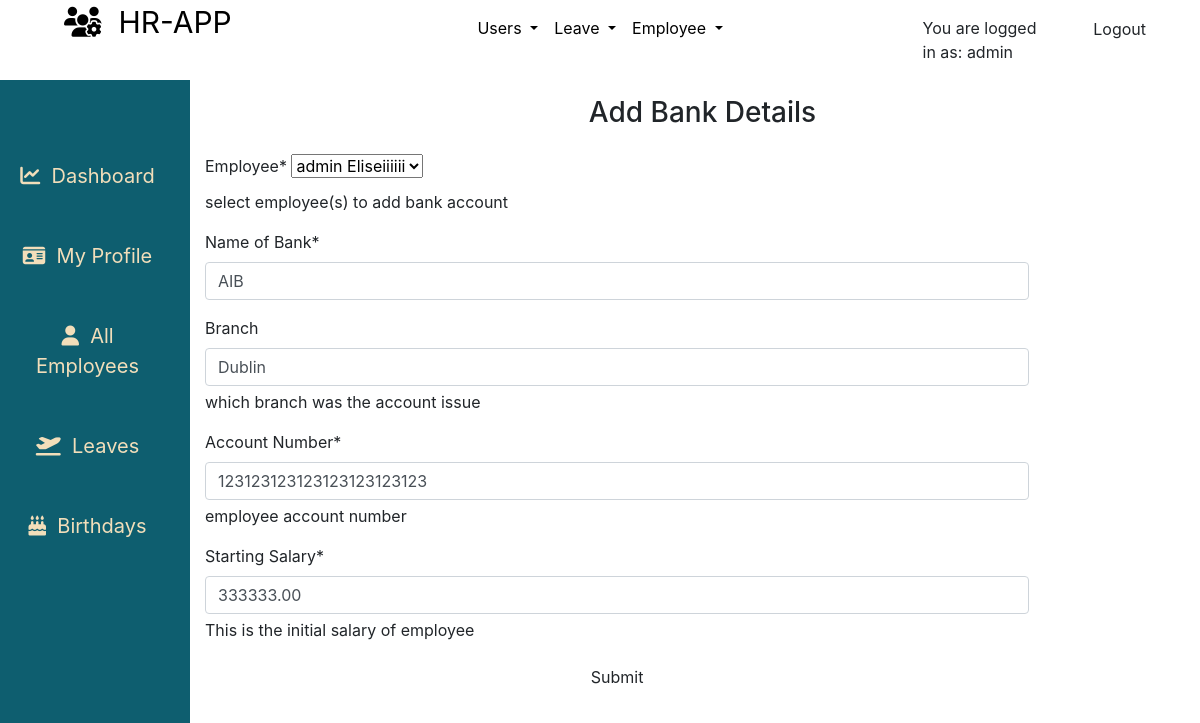
The page /employees/bank/edit/1/ (signed in) on the database its author committed.
### employees/models.py (models this page shows, shortened)
class Bank(models.Model):
    employee = models.ForeignKey('Employee',help_text='select employee(s) to add bank account',on_delete=models.CASCADE,null=True,blank=False)
    name = models.CharField(_('Name of Bank'), max_length=125, blank=False, null=True)
    account = models.CharField(_('Account Number'), help_text='employee account number', max_length=30, blank=False, null=True)
    branch = models.CharField(_('Branch'), help_text='which branch was the account issue', max_length=125, blank=True, null=True)
    salary = models.DecimalField(_('Starting Salary'), help_text='This is the initial salary of employee', max_digits=16, decimal_places=2, null=True, blank=False)
    created = models.DateTimeField(verbose_name=_('Created'), auto_now_add=True, null=True)
    updated = models.DateTimeField(verbose_name=_('Updated'), auto_now=True, null=True)
    class Meta:
        verbose_name = _('Bank')
        verbose_name_plural = _('Banks')
        ordering = ['-name', '-account']

### employees/views.py (the view, shortened to what this page needs)
# urls.py: path('bank/edit/<int:id>/', views.bank_edit, name='bank_edit'),
def bank_edit(request,id):
	if not (request.user.is_superuser and request.user.is_authenticated):
		return redirect('/')
	bank_instance_obj = get_object_or_404(Bank, id = id)
	employee = bank_instance_obj.employee
	dataset = dict()
	form = BankAccountForm(request.POST or None,instance = bank_instance_obj)
	dataset['form'] = form
	dataset['title'] = 'Update Bank Account'
	return render(request,'employees/bank.html',dataset)

### employees/forms.py
class BankAccountForm(forms.ModelForm):
	class Meta:
		model = Bank
		fields = ['employee', 'name', 'branch', 'account', 'salary']

### employees/models.py (called while the page is built)
    def __str__(self):
        return self.get_full_name

    @property
    def get_full_name(self):
        fullname = ''
        firstname = self.firstname
        lastname = self.lastname
        othername = self.othername
        if (firstname and lastname) or othername is None:
            fullname = firstname + ' ' + lastname
            return fullname
        elif othername:
            fullname = firstname + ' ' + lastname + ' ' + othername
            return fullname
        return

### employees/templates/employees/bank.html (shortened to what this page needs)
{% extends "base.html" %}
{% load static %}
{% load crispy_forms_tags %}
{% block content %}
<div class="container-fluid">
    <div class="row flex-nowrap mt-0">
        <div class="col-auto col-md-2 col-xl-2 px-sm-2 px-0 teal-color beige-color">
            <div class="d-flex flex-column align-items-center align-items-sm-start px-3 pt-2 min-vh-100">
                <ul class="nav nav-pills flex-column mb-sm-auto mt-5 align-items-center align-items-sm-right" id="menu"
                    style="width: 100%;">
                    <li class="nav-item sidebar-item">
                        <a href="{% url 'home' %}" class="nav-link align-middle px-0">
                            <i class="fas fa-chart-line"></i><span class="ms-1 d-none d-sm-inline">&nbsp;
                                Dashboard</span>
                        </a>
                    </li>
                    <li class="nav-item sidebar-item">
                        <a href="{% url 'userprofile' %}" class="nav-link align-middle px-0">
                            <i class="fas fa-id-card"></i><span class="ms-1 d-none d-sm-inline">&nbsp; My Profile</span>
                        </a>
                    </li>
                    {% if request.user.is_superuser and request.user.is_staff %}
                    <li class="nav-item sidebar-item">
                        <a href="{% url 'employees' %}" class="nav-link align-middle px-0">
                            <i class="fas fa-user"></i><span class="ms-1 d-none d-sm-inline">&nbsp; All Employees</span>
                        </a>
                    </li>
                    {% endif %}
                    <li class="nav-item sidebar-item">
                        <a href="#" class="nav-link align-middle px-0">
                            <i class="fas fa-plane-departure"></i><span class="ms-1 d-none d-sm-inline">&nbsp;
                                Leaves</span>
                        </a>
                    </li>
                    <li class="nav-item sidebar-item">
                        <a href="{% url 'birthdays' %}" class="nav-link align-middle px-0">
                            <i class="fas fa-birthday-cake"></i><span class="ms-1 d-none d-sm-inline">&nbsp;
                                Birthdays</span>
                        </a>
                    </li>
                </ul>
            </div>
        </div>
        <div class="col-10">
            <div class="form-wrapper scroll-form">
                <div class="row">
                    <div class="col-lg-12 col-md-12 col-sm-12 text-center">
                        <h3 class="p-3 table-title">Add Bank Details</h3>
                    </div>
                </div>
                <div class="row">
                    <div class="col-lg-10 col-md-12 col-sm-12 center-form">
                        <form action="" method="POST" enctype="multipart/form-data">
                            {{form | crispy }}
                            <button type="submit" class="btn btn-md btn-block mb-3 btn-submit">Submit</button>
                        </form>
                    </div>
                </div>
            </div>
        </div>
    </div>
</div>
{% endblock %}

### templates/base.html (shortened to what this page needs)
{% load static %}
<!doctype html>
<html lang="en">
<head>
    {% block corecss %}
    <link rel="stylesheet" href="https://stackpath.bootstrapcdn.com/bootstrap/4.4.1/css/bootstrap.min.css"
>
    <link rel="stylesheet" href="{% static 'css/base.css' %}">
    <link rel="stylesheet" href="https://cdn.jsdelivr.net/npm/flatpickr/dist/flatpickr.min.css">
    {% endblock %}
<body>
    <header class="container-fluid">
        <div class="row">
            <div class="col-{% if user.is_authenticated %}3{% else %}9{% endif %}">
                <div class="mx-3 pl-5">
                    <a href="#" class="main-logo-link logo-font text-black main-logo">
                        {% block navbar-content %}
                        <i class="fas fa-users-cog"></i>&nbsp;&nbsp;HR-APP
                        {% endblock navbar-content %}
                    </a>
                </div>
            </div>
            {% if user.is_authenticated %}
            {% if request.user.is_superuser %}
            <div class="col-6">
                <nav class="navbar navbar-expand-lg">
                    <ul class="navbar-nav mr-auto mx-auto">
                        <li class="nav-item dropdown">
                            <a class="nav-link dropdown-toggle  text-black" href="#" role="button" data-toggle="dropdown" aria-expanded="false">
                              Users
                            </a>
                        </li>
                        <li class="nav-item dropdown">
                            <a class="nav-link dropdown-toggle  text-black" href="#" role="button" data-toggle="dropdown" aria-expanded="false">
                                Leave
                            </a>
                        </li>
                        <li class="nav-item dropdown">
                            <a class="nav-link dropdown-toggle  text-black" href="#" role="button" data-toggle="dropdown" aria-expanded="false">
                                Employee
                            </a>
                        </li>
                    </ul>
                </nav>
            </div>
            {% endif %}
            {% endif %}
            <div class="col-3">
                {% if user.is_authenticated %}
                <div class="row ">
                    <div class="col-6 ">
                        <p class="pt-3">You are logged in as: <span>{{ request.user }}</span></p>
                    </div>
                    <div class="col-6">
                        <a href="{% url 'account_logout' %}" class="btn btn-md p-3" id="btn-nav">Logout</a>
                    </div>
                </div>
                {% else %}
                <a href="{% url 'account_login' %}" class="btn btn-md" id="btn-nav">Login</a>
                {% endif %}
            </div>
        </div>
    </header>
    {% block content %}
    {% endblock %}
</body>
</html>

### static/css/base.css (style rules this page uses)
html, body { padding: 0; height: 100%; margin: 0; max-width: 100%; }
.teal-color { background-color: #0E5E6F; }
.beige-color { color:#F2DEBA; }
.text-black { color: #000 !important; }
.logo-font { text-transform: uppercase; }
.main-logo { font-size: 30px; }
.sidebar-item a { text-decoration: none; color:#F2DEBA; font-size: 20px; text-align: center; padding: 25px; }
.nav-pills { text-align: center!important; }
.container-fluid { margin: 0; padding: 0; }
.scroll-form { overflow: scroll; max-height: 80vh; }

### rows shown on the page
Bank: employee "admin Eliseiiiiii", name "AIB", branch "Dublin", account "123123123123123123123123", salary "333333.00"

### other values the page prints
{{ request.user }} "admin"
